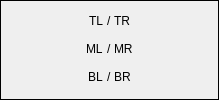
                 <widget class="QFrame" name="frame_e3">
                  <property name="frameShape">
                   <enum>QFrame::Box</enum>
                  </property>
                  <property name="frameShadow">
                   <enum>QFrame::Plain</enum>
                  </property>
                  <property name="lineWidth">
                   <number>1</number>
                  </property>
                  <layout class="QGridLayout" name="gridLayout_20" rowstretch="1,1,1" columnstretch="1,0,1" rowminimumheight="1,1,1">
                   <property name="leftMargin">
                    <number>0</number>
                   </property>
                   <property name="topMargin">
                    <number>0</number>
                   </property>
                   <property name="rightMargin">
                    <number>0</number>
                   </property>
                   <property name="bottomMargin">
                    <number>0</number>
                   </property>
                   <property name="spacing">
                    <number>0</number>
                   </property>
                   <item row="0" column="1">
                    <widget class="QLabel" name="label_56">
                     <property name="text">
                      <string>/</string>
                     </property>
                    </widget>
                   </item>
                   <item row="2" column="2">
                    <widget class="QLineEdit" name="lineEdit_103">
                     <property name="enabled">
                      <bool>true</bool>
                     </property>
                     <property name="layoutDirection">
                      <enum>Qt::LeftToRight</enum>
                     </property>
                     <property name="styleSheet">
                      <string notr="true">QLineEdit {
    background: transparent;
    border: none;
}
</string>
                     </property>
                     <property name="text">
                      <string>BR</string>
                     </property>
                     <property name="alignment">
                      <set>Qt::AlignLeading|Qt::AlignLeft|Qt::AlignVCenter</set>
                     </property>
                     <property name="dragEnabled">
                      <bool>false</bool>
                     </property>
                    </widget>
                   </item>
                   <item row="0" column="2">
                    <widget class="QLineEdit" name="lineEdit_104">
                     <property name="enabled">
                      <bool>true</bool>
                     </property>
                     <property name="layoutDirection">
                      <enum>Qt::LeftToRight</enum>
                     </property>
                     <property name="styleSheet">
                      <string notr="true">QLineEdit {
    background: transparent;
    border: none;
}
</string>
                     </property>
                     <property name="text">
                      <string>TR</string>
                     </property>
                     <property name="alignment">
                      <set>Qt::AlignLeading|Qt::AlignLeft|Qt::AlignVCenter</set>
                     </property>
                     <property name="dragEnabled">
                      <bool>false</bool>
                     </property>
                    </widget>
                   </item>
                   <item row="1" column="1">
                    <widget class="QLabel" name="label_57">
                     <property name="text">
                      <string>/</string>
                     </property>
                    </widget>
                   </item>
                   <item row="2" column="0">
                    <widget class="QLineEdit" name="lineEdit_105">
                     <property name="enabled">
                      <bool>true</bool>
                     </property>
                     <property name="styleSheet">
                      <string notr="true">QLineEdit {
    background: transparent;
    border: none;
}
</string>
                     </property>
                     <property name="text">
                      <string>BL</string>
                     </property>
                     <property name="alignment">
                      <set>Qt::AlignRight|Qt::AlignTrailing|Qt::AlignVCenter</set>
                     </property>
                     <property name="dragEnabled">
                      <bool>false</bool>
                     </property>
                    </widget>
                   </item>
                   <item row="0" column="0">
                    <widget class="QLineEdit" name="lineEdit_106">
                     <property name="enabled">
                      <bool>true</bool>
                     </property>
                     <property name="styleSheet">
                      <string notr="true">QLineEdit {
    background: transparent;
    border: none;
}
</string>
                     </property>
                     <property name="text">
                      <string>TL</string>
                     </property>
                     <property name="alignment">
                      <set>Qt::AlignRight|Qt::AlignTrailing|Qt::AlignVCenter</set>
                     </property>
                     <property name="dragEnabled">
                      <bool>false</bool>
                     </property>
                    </widget>
                   </item>
                   <item row="2" column="1">
                    <widget class="QLabel" name="label_58">
                     <property name="text">
                      <string>/</string>
                     </property>
                    </widget>
                   </item>
                   <item row="1" column="2">
                    <widget class="QLineEdit" name="lineEdit_107">
                     <property name="enabled">
                      <bool>true</bool>
                     </property>
                     <property name="layoutDirection">
                      <enum>Qt::LeftToRight</enum>
                     </property>
                     <property name="styleSheet">
                      <string notr="true">QLineEdit {
    background: transparent;
    border: none;
}
</string>
                     </property>
                     <property name="text">
                      <string>MR</string>
                     </property>
                     <property name="alignment">
                      <set>Qt::AlignLeading|Qt::AlignLeft|Qt::AlignVCenter</set>
                     </property>
                     <property name="dragEnabled">
                      <bool>false</bool>
                     </property>
                     <property name="readOnly">
                      <bool>true</bool>
                     </property>
                    </widget>
                   </item>
                   <item row="1" column="0">
                    <widget class="QLineEdit" name="lineEdit_108">
                     <property name="enabled">
                      <bool>true</bool>
                     </property>
                     <property name="styleSheet">
                      <string notr="true">QLineEdit {
    background: transparent;
    border: none;
}
</string>
                     </property>
                     <property name="text">
                      <string>ML</string>
                     </property>
                     <property name="alignment">
                      <set>Qt::AlignRight|Qt::AlignTrailing|Qt::AlignVCenter</set>
                     </property>
                     <property name="dragEnabled">
                      <bool>false</bool>
                     </property>
                     <property name="readOnly">
                      <bool>true</bool>
                     </property>
                    </widget>
                   </item>
                  </layout>
                 </widget>
